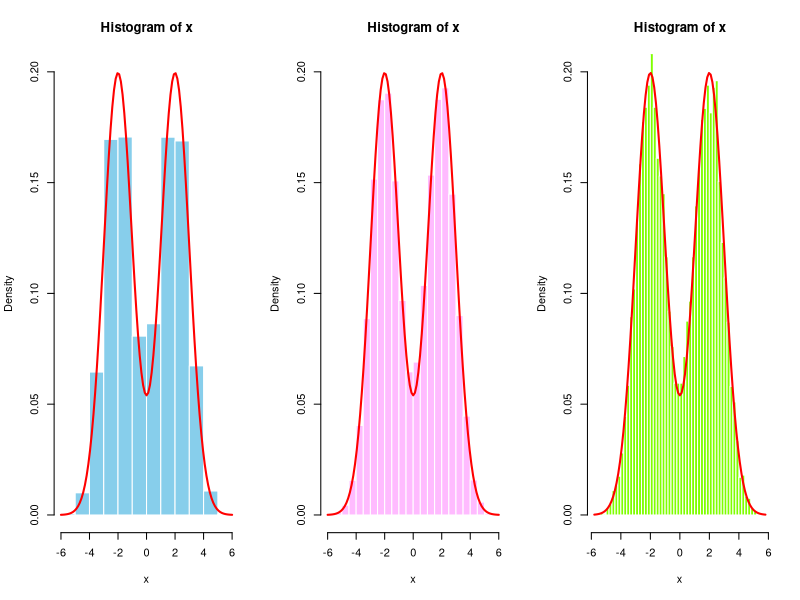

The R script that drew this image:
##############################
# Unit 5 Notes               #
##############################

n <- 10000
x1 <- rnorm(n, -2, 1)
x2 <- rnorm(n, 2, 1)

# Mixture version
k <- sample(1:2, size = n, replace = TRUE, prob = c(0.5, 0.5))
x <- ifelse(k == 1, x1, x2)

true_curve <- function(x){
  f1 <- 0.5 * dnorm(x, -2, 1)
  f2 <- 0.5 * dnorm(x, 2, 1)
  return(f1 + f2)
}

# Found colours here: https://r-charts.com/colors/ 
par(mfrow = c(1, 3))
hist(x, prob = TRUE, ylim = c(0, 0.2), breaks = 10, 
     col = "skyblue", border = "white")
curve(true_curve(x), col = "red", lwd = 2, add = TRUE)

hist(x, prob = TRUE, ylim = c(0, 0.2), breaks = 25, 
     col = "plum1", border = "white")
curve(true_curve(x), col = "red", lwd = 2, add = TRUE)

hist(x, prob = TRUE, ylim = c(0, 0.2), breaks = 50, 
     col = "chartreuse", border = "white")
curve(true_curve(x), col = "red", lwd = 2, add = TRUE)

